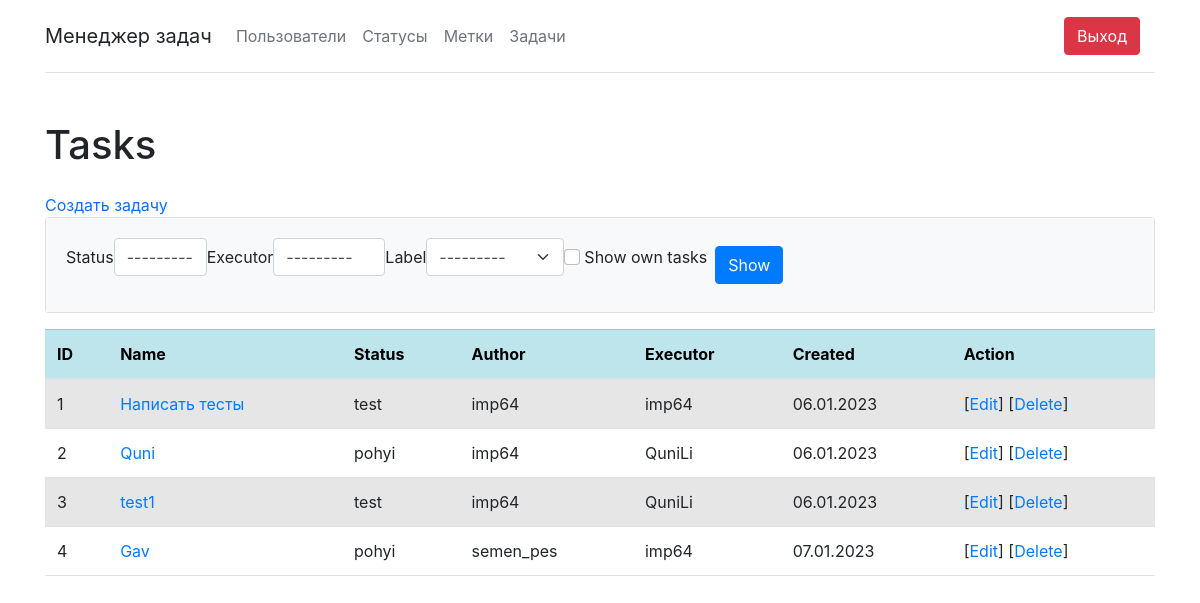
Screenshot of /tasks/ (signed in) with the database file from the repository.
### task_manager/tasks/models.py (models this page shows, shortened)
class Tasks(models.Model):
    name = models.CharField(max_length=100, unique=True, verbose_name='Name')
    description = models.TextField(max_length=500, blank=True)
    status = models.ForeignKey(Statuses, on_delete=models.PROTECT, null=True)
    author = models.ForeignKey(Users, on_delete=models.PROTECT, related_name = 'author')
    executor = models.ForeignKey(Users, on_delete=models.PROTECT, related_name='executor')
    label = models.ManyToManyField(Labels, related_name='label', through='TaskRelationLabel')
    created_at = models.DateTimeField(auto_now_add=True)

### task_manager/statuses/models.py (models this page shows)
class Statuses(models.Model):
    name = models.CharField(max_length=255, unique=True, verbose_name='Name')
    created_at = models.DateTimeField(auto_now_add=True)
    def __str__(self):
        return self.name

### task_manager/users/models.py (models this page shows, shortened)
class Users(AbstractUser):
    USERNAME_FIELD = 'username'
    REQUIRED_FIELDS = []
    def __str__(self):
        return f'{self.username}'
    class Meta:
        verbose_name = _("User")
        verbose_name_plural = _("Users")

### task_manager/tasks/views.py (the view)
# urls.py: path('', ListTasks.as_view(), name='home_tasks'),
class ListTasks(TasksMixin, FilterView):
    context_object_name = 'tasks'
    extra_context = {'title': 'Tasks'}
    template_name = 'tasks/tasks_list.html'
    filterset_class = TaskFilter

### task_manager/labels/models.py (called while the page is built)
    def __str__(self):
        return self.name

### task_manager/templates/tasks/tasks_list.html
{% extends 'base.html' %}
{% load bootstrap4 %}
{% load i18n %}
{% block content %}
    <h1 class="my-4">{{ title }}</h1>
    <a class="link-primary" href="{% url 'create_task' %}">Создать задачу</a>
    <div class="card mb-3">
        <div class="card-body bg-light">
            <form class="form-inline center" method="get">
              {% bootstrap_form filter.form field_class="mr-3 ml-2" %}
              <div class="form-group">
                <div class="mr-3 ml-2">
              <input class="btn btn-primary " type="submit" value="{% trans 'Show' %}">
            </div>
            </div>
            </form>
        </div>
    </div>
    <table class="table table-striped table-hover">
        <thead>
        <tr class="table-info">
            <th>ID</th>
            <th>{% trans 'Name' %}</th>
            <th>{% trans 'Status' %}</th>
            <th>{% trans 'Author' %}</th>
            <th>{% trans 'Executor' %}</th>
            <th>{% trans 'Created' %}</th>
            <th>{% trans 'Action' %}</th>
        </tr>
        </thead>
        <tbody>
            {% for task in tasks %}
            <tr>
                <td>{{ task.id }}</td>
                <td><a href="{% url 'view_task' task.id %}">{{ task.name }}</a></td>
                <td>{{ task.status }}</td>
                <td>{{ task.author }}</td>
                <td>{{ task.executor }}</td>
                <td>{{ task.created_at|date:"d.m.Y" }}</td>
                <td>
                    [<a href="{% url 'update_task' task.id %}">{% trans 'Edit' %}</a>]
                    [<a href="{% url 'delete_task' task.id %}">{% trans 'Delete' %}</a>]
                </td>
            </tr>
            {% endfor %}
        </tbody>
    </table>
{% endblock %}

### rows the page displays
Tasks: id "1", name "Написать тесты", status "test", author "imp64", executor "imp64", created_at "06.01.2023"
Tasks: id "2", name "Quni", status "pohyi", author "imp64", executor "QuniLi", created_at "06.01.2023"
Tasks: id "3", name "test1", status "test", author "imp64", executor "QuniLi", created_at "06.01.2023"
Tasks: id "4", name "Gav", status "pohyi", author "semen_pes", executor "imp64", created_at "07.01.2023"

### other values shown
{{ title }} "Tasks"
